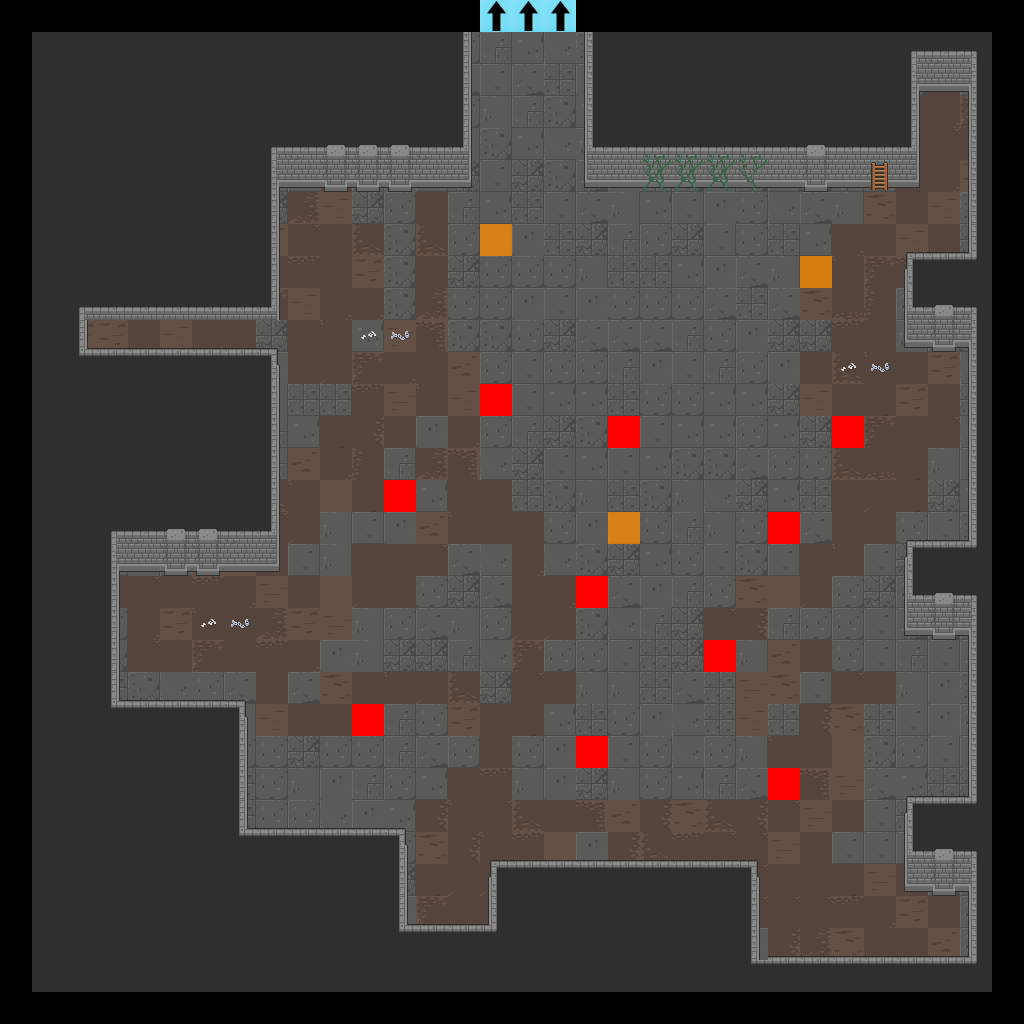

Below is a game level as drawn by its tile map, then a one-line description and the .tmx that defines it (tile-layer data replaced by summaries):
An orthogonal 32x32 tile map with 32x32 px tiles, 7 tile layers (Floor, Walls, Doors, Pillars, ...), 2 tilesets.

<map version="1.2" tiledversion="2019.04.18" orientation="orthogonal" renderorder="right-down" width="32" height="32" tilewidth="32" tileheight="32" infinite="0" nextlayerid="22" nextobjectid="1">
 <tileset firstgid="1" source="Dungeon_Tileset_2.tsx" />
 <tileset firstgid="321" source="flags.tsx" />
 <layer id="15" name="Floor" width="32" height="32">
  <data>[1024 cells, 900 non-empty, 42 distinct tile ids]</data>
 </layer>
 <layer id="16" name="Walls" width="32" height="32">
  <data>[1024 cells, 452 non-empty, 28 distinct tile ids]</data>
 </layer>
 <layer id="17" name="Doors" width="32" height="32">
  <data>[1024 cells, 0 non-empty, 0 distinct tile ids]</data>
 </layer>
 <layer id="18" name="Pillars" width="32" height="32">
  <data>[1024 cells, 0 non-empty, 0 distinct tile ids]</data>
 </layer>
 <layer id="19" name="Candles" width="32" height="32">
  <data>[1024 cells, 0 non-empty, 0 distinct tile ids]</data>
 </layer>
 <layer id="20" name="Debris" width="32" height="32">
  <data>[1024 cells, 15 non-empty, 7 distinct tile ids]</data>
 </layer>
 <layer id="21" name="Flags" width="32" height="32">
  <data>[1024 cells, 16 non-empty, 3 distinct tile ids]</data>
 </layer>
</map>
